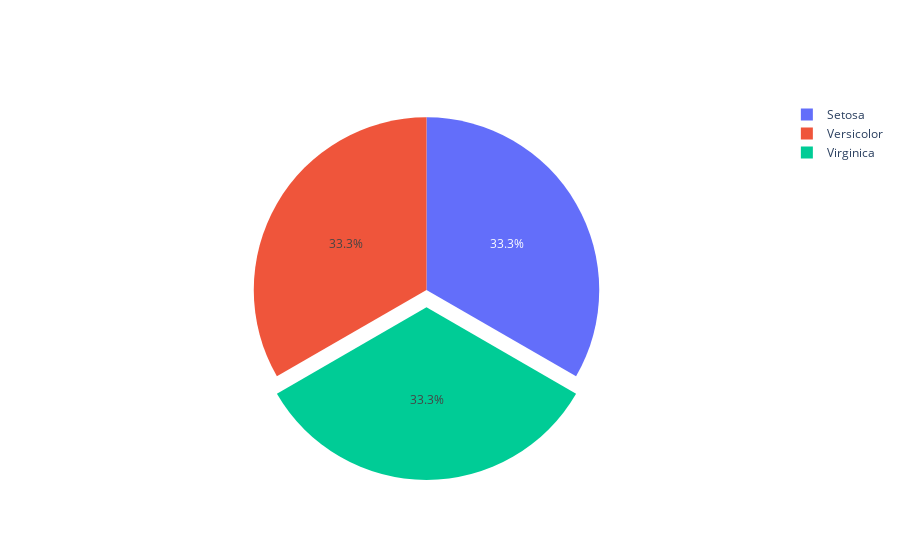

Source (notebook cell):
### Code cell
# 6.3 Pullout pie chart

fig = go.Figure(data=[go.Pie(labels=labels, values=values, pull=[0,0,.1])])
fig.show()

### Figure 1 — Plotly figure (JSON) as saved in the notebook; plotly's stock layout.template omitted (floating-point values rounded to 4 significant figures)
{"data": [{"labels": ["Setosa", "Versicolor", "Virginica"], "pull": [0, 0, 0.1], "type": "pie", "values": [50, 50, 50]}], "layout": {}}
